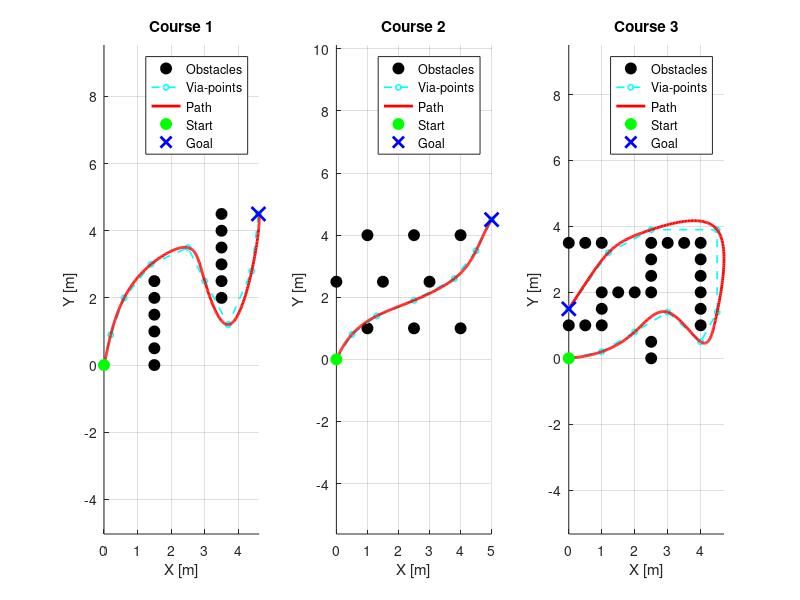

MATLAB code to generate this figure: (Note: this script raises an error after producing the figure.)
function limo_follow_three_dubins_paths()
   % LIMO path following over 3 courses using precomputed smooth paths
   % - Uses MQTT + mocap to get live pose
   % - Uses spline-based paths (approx Dubins) precomputed from via-points
   % - Uses feedforward + feedback controller to track each path
   % - Sends [v, omega] over "rb/limo777/cmd_vel"
   %
   % IMPORTANT:
   %   Adjust the cmd_vel message format if your LIMO expects JSON/etc.
   %
   %% ---------------- Parameters ----------------
   R_min    = 0.3;       % "desired" min turn radius [m] (only for reference)
   ds       = 0.02;      % path sampling [m]
   v_ff     = 0.4;       % feedforward linear speed [m/s] (<= 1.0)
   omega_max = 2.84;     % max angular velocity [rad/s]
   v_max     = 1.0;      % max linear velocity [m/s]

   % Feedback gains (simple heuristic)
   kx     = 0.0;         % we mainly use lateral + heading error
   ky     = 2.0;
   ktheta = 3.0;

   goal_tol = 0.15;      % distance [m] to consider a goal "reached"
   dt_min   = 0.05;      % minimum control period [s]

   %% ------------- Define via-points and obstacles ----------------------
   % === Course 1 via-points ===
   via1 = [
       0.00  0.00;
       0.20  0.90;
       0.60  2.00;
       1.40  3.00;
       2.50  3.50;
       3.00  2.50;
       3.70  1.20;
       4.40  2.80;
       4.60  4.50  % goal
   ];
   obs1 = [1.5 1.5 1.5 1.5 1.5 1.5 3.5 3.5 3.5 3.5 3.5 3.5;
           0.0 0.5 1.0 1.5 2.0 2.5 4.5 4.0 3.5 3.0 2.5 2.0];

   % === Course 2 via-points ===
   via2 = [
       0.00 0.00;
       0.50 0.80;
       1.30 1.40;
       2.50 1.90;
       3.80 2.60;
       4.50 3.50;
       5.00 4.50  % goal
   ];
   obs2 = [1.0 2.5 4.0 0.0 1.5 3.0 1.0 2.5 4.0;
           1.0 1.0 1.0 2.5 2.5 2.5 4.0 4.0 4.0];

   % === Course 3 via-points ===
   via3 = [
       0.00 0.00;
       1.00 0.20;
       2.00 0.80;
       3.00 1.40;
       4.00 0.50;
       4.50 1.40;
       4.50 3.90;
       2.50 3.90;
       1.20 3.20;
       0.00 1.50  % goal
   ];
   obs3 = [0.0 0.5 1.0 1.0 1.0 1.5 2.0 2.5 2.5 2.5 2.5 3.0 3.5 4.0 4.0 4.0 4.0 4.0 4.0 0.0 0.5 1.0 2.5 2.5;
           1.0 1.0 1.0 1.5 2.0 2.0 2.0 2.0 2.5 3.0 3.5 3.5 3.5 3.5 3.0 2.5 2.0 1.5 1.0 3.5 3.5 3.5 0.0 0.5];

   allVia = {via1, via2, via3};
   allObs = {obs1, obs2, obs3};
   titles = {'Course 1','Course 2','Course 3'};

   %% ------------- Precompute smooth paths for all courses --------------
   fprintf('Generating smooth paths for all 3 courses...\n');
   allPaths = cell(1,3);   % each: [x, y, yaw]
   allGoals = zeros(3,2);  % each row: [x_goal, y_goal];

   for i = 1:3
       via  = allVia{i};
       path = generate_dubins_from_via(via, R_min, ds); % N×3: [x y yaw]
       allPaths{i}  = path;
       allGoals(i,:) = via(end,:);  % last via-point is goal
   end

   %% ------------- Optional offline visualization -----------------------
   figure(10); clf;
   for i = 1:3
       subplot(1,3,i); hold on; grid on; axis equal;
       via  = allVia{i};
       obs  = allObs{i};
       path = allPaths{i};

       plot(obs(1,:), obs(2,:), 'ko', 'MarkerFaceColor','k', 'MarkerSize',8);
       plot(via(:,1), via(:,2), 'c--o', 'LineWidth',1.2,'MarkerSize',4);
       plot(path(:,1), path(:,2), 'r-', 'LineWidth',2);
       plot(via(1,1), via(1,2), 'go','MarkerSize',8,'MarkerFaceColor','g');
       plot(via(end,1), via(end,2), 'bx','MarkerSize',10,'LineWidth',2);
       xlabel('X [m]'); ylabel('Y [m]');
       title(titles{i});
       legend('Obstacles','Via-points','Path','Start','Goal','Location','best');
   end
   drawnow;
   fprintf('Precomputed paths visualized.\n');

   %% ------------- Connect to MQTT and mocap ----------------------------
   mq = [];
   try
       disp('Trying MQTT: mqtt://rasticvm.lan (default port)...');
       mq = mqttclient("mqtt://rasticvm.lan");
       disp('Success.');
   catch
       disp('Failed. Trying mqtt://rasticvm.lan:1883 ...');
       try
           mq = mqttclient("mqtt://rasticvm.lan","Port",1883);
           disp('Success.');
       catch ME
           error('MQTT connection failed: %s', ME.message);
       end
   end

   limoID   = "limo777";
   posTopic = "rb/" + limoID + "/pos";
   rotTopic = "rb/" + limoID + "/rot";
   cmdTopic = "rb/" + limoID + "/cmd_vel";

   subscribe(mq, posTopic);
   subscribe(mq, rotTopic);
   pause(0.5); % allow some messages to arrive

   % Get initial pose
   pose = getMocapPose_simple(mq, limoID);
   if any(isnan(pose))
       warning('Initial mocap pose not valid, continuing anyway.');
   else
       fprintf('Initial pose from mocap: [%.2f, %.2f, %.2f rad]\n', pose(1), pose(2), pose(3));
   end

   %% ------------- Precompute feedforward omega for each path -----------
   allOmegaFF = cell(1,3);
   for ci = 1:3
       p = allPaths{ci};
       N = size(p,1);
       omega_ff = zeros(N,1);
       for k = 1:N-1
           dx  = p(k+1,1) - p(k,1);
           dy  = p(k+1,2) - p(k,2);
           ds_k = hypot(dx,dy);
           if ds_k < 1e-4
               ds_k = ds;
           end
           dtheta = angle_mod_local(p(k+1,3) - p(k,3));
           dt_k   = ds_k / v_ff;
           omega_ff(k) = dtheta / dt_k;
       end
       omega_ff(N) = omega_ff(N-1);
       allOmegaFF{ci} = omega_ff;
   end

   %% ------------- Live tracking: follow Course 1 → 2 → 3 ---------------
   figure(20); clf; hold on; grid on; axis equal;
   xlabel('X [m]'); ylabel('Y [m]');
   title('LIMO live tracking of 3 paths');

   colors = {'r','g','b'};
   for ci = 1:3
       path  = allPaths{ci};
       goal_xy  = allGoals(ci,:);
       plot(path(:,1), path(:,2), '-', 'Color', colors{ci}, 'LineWidth',1.5);
       plot(goal_xy(1), goal_xy(2), 'kx','MarkerSize',10,'LineWidth',2);
   end
   legend('Course1 path','Course1 goal','Course2 path','Course2 goal','Course3 path','Course3 goal','Location','best');
   drawnow;

   fprintf('Starting path tracking for all 3 courses...\n');

   for ci = 1:3
       fprintf('\n=== Starting Course %d ===\n', ci);
       path     = allPaths{ci};      % [x,y,yaw]
       omega_ff = allOmegaFF{ci};    % feedforward ω
       goal_xy  = allGoals(ci,:);
       i = 1;
       N = size(path,1);

       while true
           t_loop_start = tic;

           % --- get current pose from mocap ---
           pose = getMocapPose_simple(mq, limoID);
           if any(isnan(pose))
               warning('Mocap pose NaN, sending zero command.');
               v_cmd = 0; omega_cmd = 0;
               publish(mq, cmdTopic, sprintf('%.3f,%.3f', v_cmd, omega_cmd));
               pause(dt_min);
               continue;
           end
           x = pose(1); y = pose(2); theta = pose(3);

           % --- check if goal reached ---
           dist_goal = hypot(x - goal_xy(1), y - goal_xy(2));
           if dist_goal < goal_tol
               fprintf('Course %d complete. Distance to goal: %.3f m\n', ci, dist_goal);
               break;
           end

           % --- clamp path index to [1, N-1] ---
           if i >= N
               i = N-1;
           end

           xr    = path(i,1);  yr    = path(i,2);  thetar = path(i,3);
           w_ff  = omega_ff(i);

           % --- tracking error in reference frame ---
           dx = x - xr;
           dy = y - yr;
           ex =  cos(thetar)*dx + sin(thetar)*dy;
           ey = -sin(thetar)*dx + cos(thetar)*dy;
           eth = angle_mod_local(theta - thetar);

           % --- feedforward + feedback control law ---
           v_cmd = v_ff * cos(eth) + kx * ex;
           w_cmd = w_ff + ky * v_ff * ey + ktheta * eth;

           % --- saturate ---
           v_cmd = max(min(v_cmd,  v_max), -v_max);
           w_cmd = max(min(w_cmd, omega_max), -omega_max);

           % --- send command over MQTT ---
           cmdMsg = sprintf('%.3f,%.3f', v_cmd, w_cmd);
           publish(mq, cmdTopic, cmdMsg);

           % --- plot live pose ---
           plot(x, y, 'mo', 'MarkerSize',4, 'MarkerFaceColor','m');
           drawnow limitrate;

           % advance along path
           i = i + 1;

           % maintain approx time step
           dt = max(ds / max(v_ff,0.05), dt_min);
           elapsed = toc(t_loop_start);
           pause(max(dt - elapsed, 0));
       end

       % stop robot at end of course
       publish(mq, cmdTopic, sprintf('%.3f,%.3f', 0, 0));
       fprintf('Stopped at end of Course %d.\n', ci);
       pause(1.0);
   end

   fprintf('\nAll 3 courses completed (script side). Check behavior in the field.\n');
end

%% ========================================================================
%                     Helper: Smooth path from via-points
% ========================================================================
function path = generate_dubins_from_via(via, R, ds)
   % We approximate a Dubins-like path using a cubic spline through via-points.
   % Output: path(:,1) = x, path(:,2) = y, path(:,3) = yaw.

   n = size(via,1);
   t  = 1:n;

   % number of samples: ~1/ds per segment, at least 10
   samplesPerSeg = max(ceil(1/ds), 10);
   ts = linspace(1, n, (n-1)*samplesPerSeg + 1);

   xs = spline(t, via(:,1), ts);
   ys = spline(t, via(:,2), ts);

   dx = gradient(xs);
   dy = gradient(ys);
   yaws = atan2(dy, dx);

   path = [xs(:), ys(:), yaws(:)];
end

%% ========================================================================
%                     Helper: Simple Mocap Pose Read
% ========================================================================
function pose = getMocapPose_simple(mq, limoID)
   x = NaN; y = NaN; theta = NaN;
   posTopic = "rb/" + limoID + "/pos";
   rotTopic = "rb/" + limoID + "/rot";

   for i = 1:10
       try
           m = read(mq, 'Timeout', 0.05);
           if isempty(m)
               continue;
           end
           fn = m.Properties.VariableNames;
           topic   = string(m.(fn{1}){1});
           payload = string(m.(fn{2}){1});

           if topic == posTopic
               nums = str2double(strsplit(strrep(strrep(payload,"[",""),"]",""), ","));
               if numel(nums) >= 2
                   x = nums(1);
                   y = nums(2);
               end
           elseif topic == rotTopic
               nums = str2double(strsplit(strrep(strrep(payload,"[",""),"]",""), ","));
               if numel(nums) == 4
                   qw = nums(1); qx = nums(2); qy = nums(3); qz = nums(4);
                   theta = atan2(2*(qw*qz + qx*qy), 1 - 2*(qy^2 + qz^2));
               elseif numel(nums) == 3
                   theta = nums(3); % assume yaw
               end
           end

           if ~isnan(x) && ~isnan(theta)
               break;
           end
       catch
           % ignore and retry
       end
   end

   pose = [x; y; theta];
end

%% ========================================================================
%                     Small angle helpers
% ========================================================================
function out = angle_mod_local(x)
   out = mod(x + pi, 2*pi) - pi;
end
